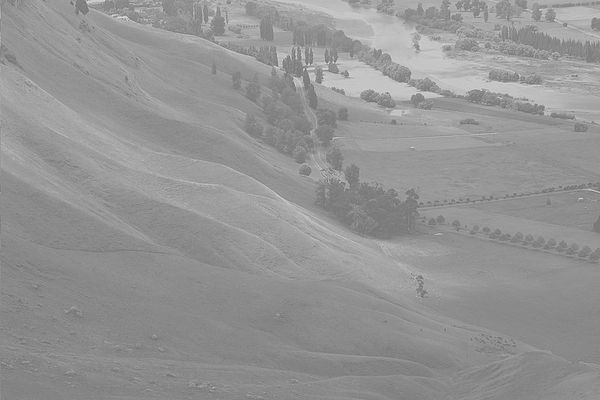
#> input picture Lab-3/histogram.jpg, 600 x 400 px
$ python Assignment-2.py
#> lines starting #> are read from the running program, lines starting #| are printed output that depends on the picture
import cv2
import numpy as np
import matplotlib.pyplot as plt


IMG_PATH = r"histogram.jpg"

#FUNCTIONS
def stats_gray(gray):
    hist = cv2.calcHist([gray], [0], None, [256], [0, 256]).ravel()
    pdf  = hist / hist.sum()
    cdf  = np.cumsum(pdf)
    return hist, pdf, cdf

#MAIN
def main():
    # 1) Read input image
    img = cv2.imread(IMG_PATH, cv2.IMREAD_GRAYSCALE)
#> img is the input picture: shape (400, 600); min 105, max 228, mean 148
    if img is None:
        raise FileNotFoundError("Could not read image. Check path!")

    # Optional resize for plots
    H, W = img.shape
#> H = 400; W = 600
    scale = 700 / max(H, W)
#> scale = 1.17
    if scale < 1.0:
        img = cv2.resize(img, (int(W*scale), int(H*scale)), interpolation=cv2.INTER_AREA)

    # 2) Create double-Gaussian target distribution
    x = np.arange(256)

    # Parameters
    mu1, sigma1 = 30,20
    mu2, sigma2 = 165,8
    w1, w2 = 0.5, 0.5

    g1 = np.exp(-0.5 * ((x - mu1) / sigma1) ** 2) / (sigma1 * np.sqrt(2*np.pi))
    g2 = np.exp(-0.5 * ((x - mu2) / sigma2) ** 2) / (sigma2 * np.sqrt(2*np.pi))
    mix = w1 * g1 + w2 * g2

    target_pdf = mix / mix.sum()
    target_cdf = np.cumsum(target_pdf)
    target_hist_like = target_pdf * img.size

    # 3) Compute input histogram/PDF/CDF
    hist_in, pdf_in, cdf_in = stats_gray(img)
#> in stats_gray, `hist = cv2.calcHist([gray], [0], None, [256], [0, 256]).ravel()`: hist = 256 values, max 9682 at index 137, min 0 at index 0, mean 937.5
#> in stats_gray, `pdf  = hist / hist.sum()`: pdf = 256 values, max 0.0403 at index 137, min 0 at index 0, mean 0.00391
#> in stats_gray, `cdf  = np.cumsum(pdf)`: cdf = 256 values from 0 to 1
#> hist_in has the same summary as hist in stats_gray; pdf_in has the same summary as pdf in stats_gray; cdf_in = 256 values from 0 to 1

    # 4) Build LUT mapping using CDF matching
    map_lut = np.searchsorted(target_cdf, cdf_in)
#> map_lut = 256 values from 0 to 256
    map_lut = np.clip(map_lut, 0, 255).astype(np.uint8)
#> map_lut = 256 values from 0 to 255

    # Apply LUT to get output image
    out = cv2.LUT(img, map_lut)
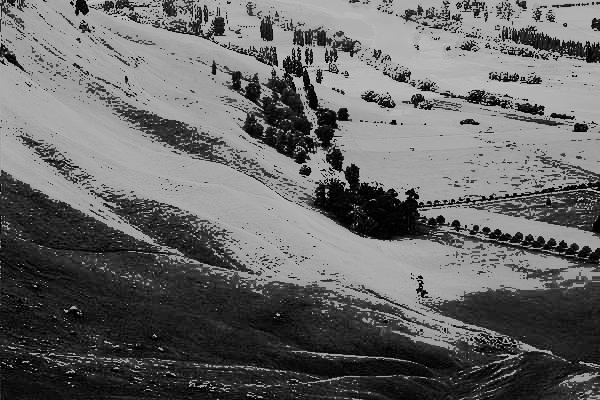
#> out: shape (400, 600); min 0, max 255, mean 102.7

    # Output histogram/PDF/CDF
    hist_out, pdf_out, cdf_out = stats_gray(out)
#> hist_out = 256 values, max 9682 at index 32, min 0 at index 7, mean 937.5; pdf_out = 256 values, max 0.0403 at index 32, min 0 at index 7, mean 0.00391; cdf_out = 256 values from 0.00334 to 1

    # 5) Show results
    fig = plt.figure(figsize=(14, 10))

    # Top row
    ax = plt.subplot(2, 3, 1)
    ax.imshow(img, cmap="gray", vmin=0, vmax=255)
    ax.set_title("Input Image"); ax.axis("off")

    ax = plt.subplot(2, 3, 3)
    ax.imshow(out, cmap="gray", vmin=0, vmax=255)
    ax.set_title("Output Image"); ax.axis("off")

    # Target histogram
    ax = plt.subplot(2, 3, 2)
    ax.fill_between(x, target_hist_like, step="mid", alpha=0.9)
    ax.set_xlim(0, 255)
    ax.set_title("Target histogram\nμ1=30, σ1=8   μ2=165, σ2=20")

    # Histograms of input/output
    ax = plt.subplot(2, 3, 4)
    ax.bar(x, hist_in, width=1.0)
    ax.set_xlim(0, 255); ax.set_title("Histogram of the Input Image")

    ax = plt.subplot(2, 3, 6)
    ax.bar(x, hist_out, width=1.0)
    ax.set_xlim(0, 255); ax.set_title("Histogram of the Output Image")

    plt.tight_layout()
    plt.show()
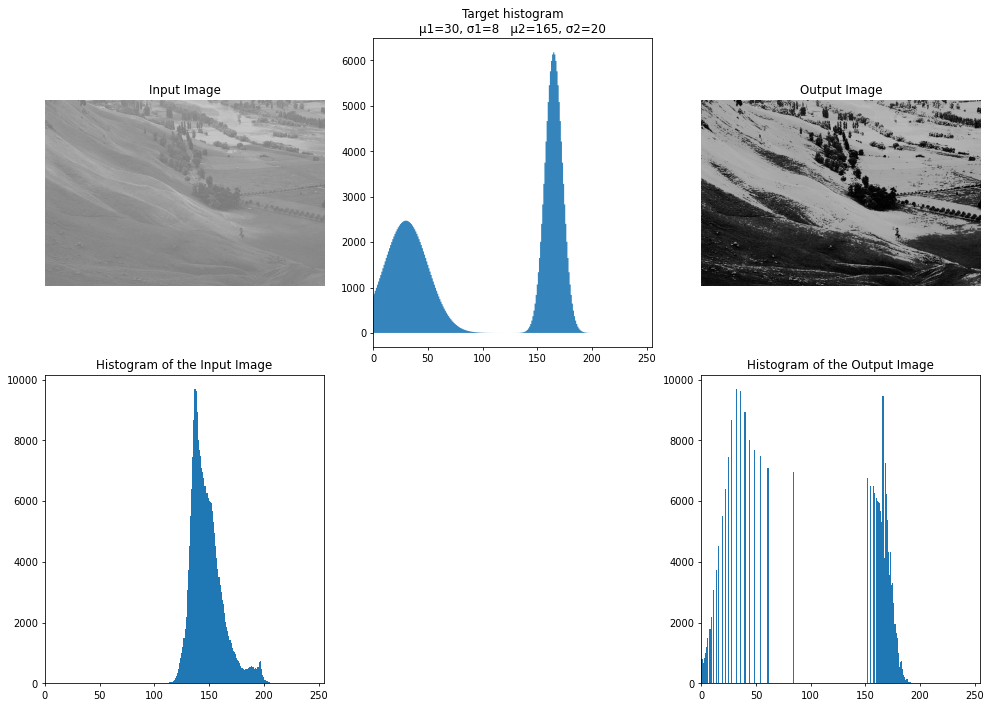
#> figure drawn by matplotlib, 5 panels; panel 4: tallest bar 9682 high, from x = 136.5 to 137.5; panel 5: tallest bar 9682 high, from x = 31.5 to 32.5

    # 6) Show PDFs and CDFs
    fig2 = plt.figure(figsize=(12, 8))

    ax = plt.subplot(2, 2, 1)
    ax.plot(pdf_in, label="Input PDF")
    ax.plot(target_pdf, label="Target PDF")
    ax.plot(pdf_out, label="Output PDF")
    ax.set_xlim(0, 255); ax.set_title("PDFs"); ax.legend()

    ax = plt.subplot(2, 2, 2)
    ax.plot(cdf_in, label="Input CDF")
    ax.plot(target_cdf, label="Target CDF")
    ax.plot(cdf_out, label="Output CDF")
    ax.set_xlim(0, 255); ax.set_title("CDFs"); ax.legend()

    ax = plt.subplot(2, 2, 3)
    ax.imshow(img, cmap="gray", vmin=0, vmax=255)
    ax.set_title("Input"); ax.axis("off")

    ax = plt.subplot(2, 2, 4)
    ax.imshow(out, cmap="gray", vmin=0, vmax=255)
    ax.set_title("Output"); ax.axis("off")

    plt.tight_layout()
    plt.show()
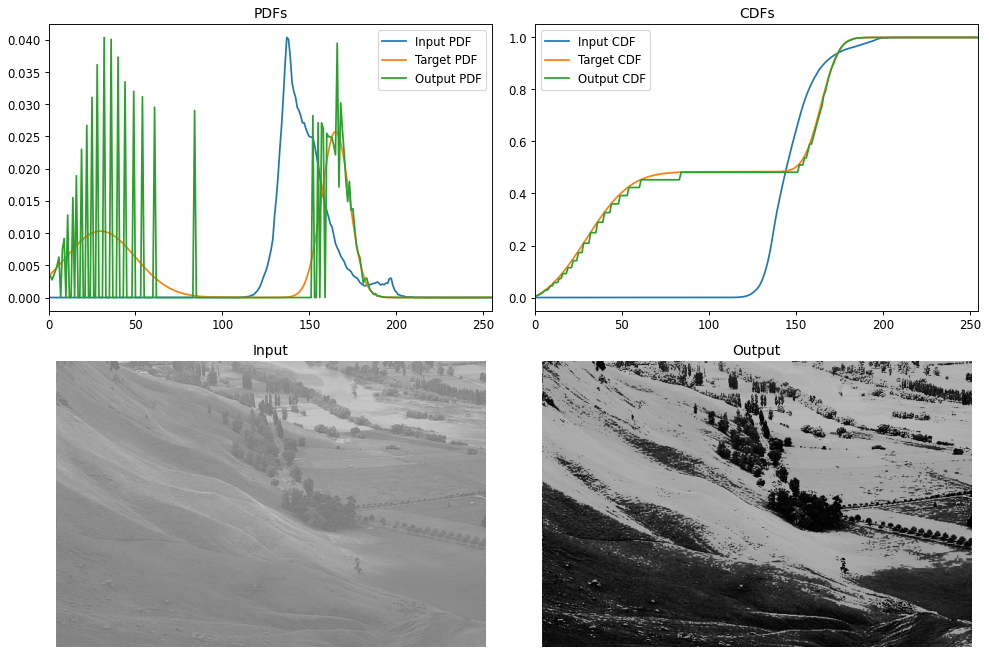
#> figure drawn by matplotlib, 4 panels; panel 1: curve peaks at x = 137, y = 0.0403; panel 1: curve peaks at x = 165, y = 0.0258; panel 1: curve peaks at x = 32, y = 0.0403; panel 2: curve peaks at x = 228, y = 1


if __name__ == "__main__":
    main()

$ run again, with Lab-3/color_img.jpg copied over Lab-3/histogram.jpg
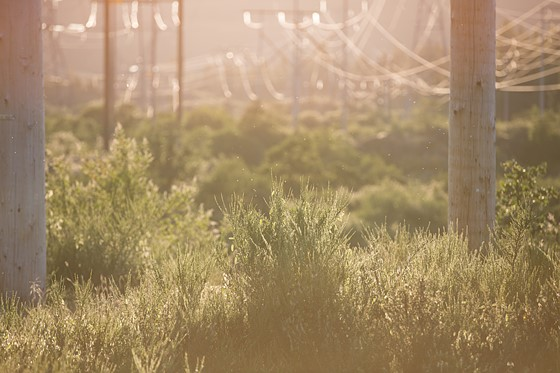
#> input picture Lab-3/color_img.jpg, 560 x 373 px
#> hist = 256 values, max 3237 at index 111, min 0 at index 0, mean 815.9
#> pdf = 256 values, max 0.0155 at index 111, min 0 at index 0, mean 0.00391
#> cdf = 256 values from 0 to 1
#> hist_in has the same summary as hist in stats_gray; pdf_in has the same summary as pdf in stats_gray
#> in main, `map_lut = np.searchsorted(target_cdf, cdf_in)`: map_lut = 256 values from 0 to 256
#> in main, `map_lut = np.clip(map_lut, 0, 255).astype(np.uint8)`: map_lut = 256 values from 0 to 255
#> in main, `out = cv2.LUT(img, map_lut)`:
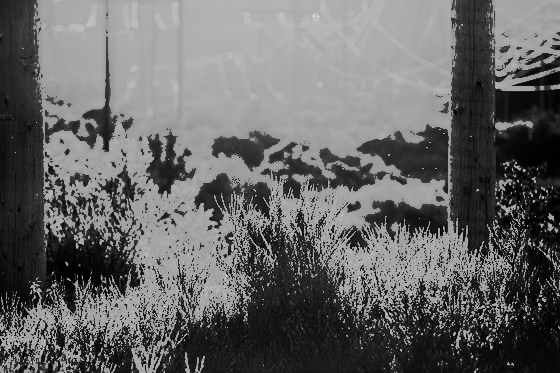
#> out: shape (373, 560); min 0, max 255, mean 101.7
#> hist_out = 256 values, max 6062 at index 164, min 0 at index 20, mean 815.9; pdf_out = 256 values, max 0.029 at index 164, min 0 at index 20, mean 0.00391; cdf_out = 256 values from 0.00309 to 1
#> in main, `plt.show()`:
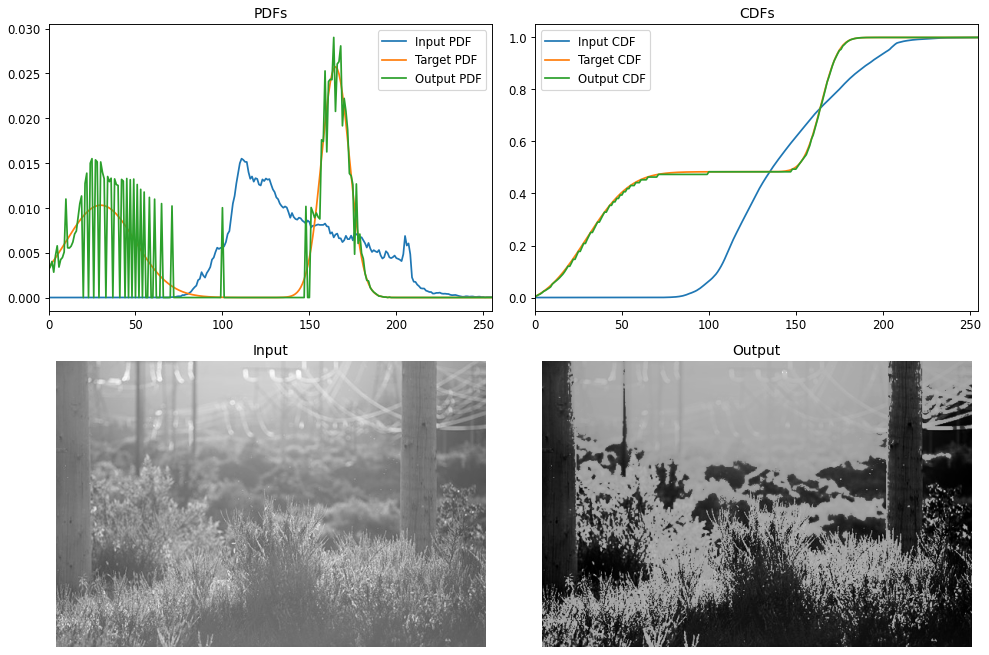
#> figure drawn by matplotlib, 4 panels; panel 1: curve peaks at x = 111, y = 0.0155; panel 1: curve peaks at x = 165, y = 0.0258; panel 1: curve peaks at x = 164, y = 0.029; panel 2: curve peaks at x = 255, y = 1
